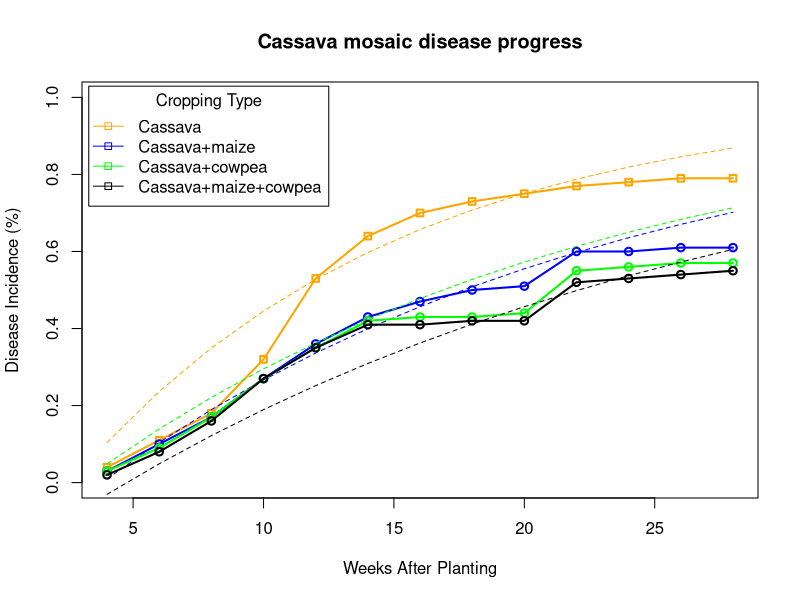
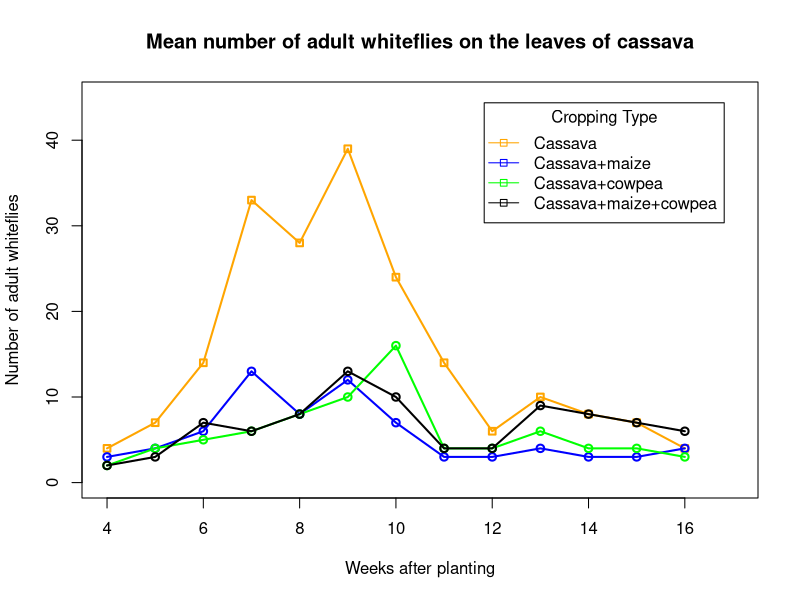
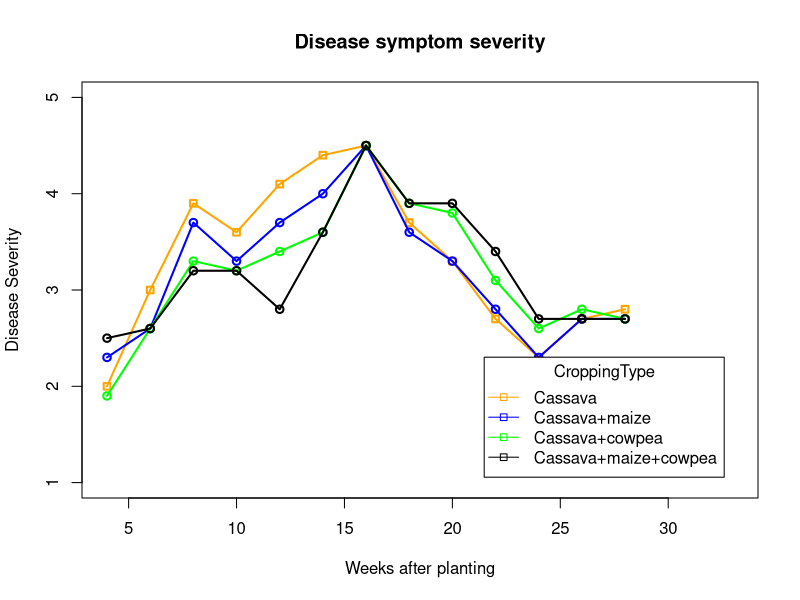

Source code (R) for these figures, in order:
#Modeling cassava mosaic disease using growth curves.

#Cassava mosaic disease

## Load data into vector
weeksAfterPlantingM <- c(  4,  6,  8, 10, 12, 14, 16,
                          18, 20, 22, 24, 26, 28);
diseaseIncidenceForCassavaM <- c(0.04, 0.11, 0.18, 0.32, 0.53,
                                 0.64, 0.70, 0.73, 0.75, 0.77,
                                 0.78, 0.79, 0.79);
diseaseIncidenceForCassavaAndMaizeM <-
                               c(0.03, 0.10, 0.17, 0.27, 0.36,
                                 0.43, 0.47, 0.50, 0.51, 0.60,
                                 0.60, 0.61, 0.61);
diseaseIncidenceForCassavaAndCowpeaM <-
                               c(0.03, 0.09, 0.17, 0.27, 0.35,
                                 0.42, 0.43, 0.43, 0.44, 0.55,
                                 0.56, 0.5700, 0.57);
diseaseIncidenceForCassavaAndMaizeAndCowpeaM <-
                               c(0.0200, 0.08, 0.16, 0.27, 0.35,
                                 0.41, 0.41, 0.42, 0.42, 0.52,
                                 0.53, 0.54, 0.55);

## Set default values for drawing a plot
default_type = 'o';
default_pch = 22;
default_xlim = c(4, 28);
default_ylim = c(0, 1);
default_xlab = 'Weeks After Planting';
default_ylab = 'Disease Incidence (%)';
default_color1 = 'orange';
default_color2 = 'blue';
default_color3 = 'green';
default_color4 = 'black';
default_lty_for_actual_data = 1;
default_lty_for_fitted_data = 2;
default_lwd_for_actual_data = 2;
default_lwd_for_fitted_data = 1;
## Plot disease incidence (y) vs. weeks after planting
# Plot disease incidence for cassava alone
plot(
     weeksAfterPlantingM, diseaseIncidenceForCassavaM,
     type = default_type,
     pch = default_pch,
     lwd = default_lwd_for_actual_data,
     xlim = default_xlim,
     ylim = default_ylim,
     xlab = default_xlab,
     ylab = default_ylab,
     col = default_color1 
);
title(main = 'Cassava mosaic disease progress');
## Draw a fitted curve given monomolecular model
# Note: intercept and slope have been already
#    estimated by Fondong et al. (2002)
esti_intercept = -0.21; 
esti_slope = 0.08;
temp = esti_intercept + esti_slope * weeksAfterPlantingM;
yM = (exp(temp) - 1) / exp(temp);
lines(
      weeksAfterPlantingM, yM,
      col = default_color1,
      lwd = default_lwd_for_fitted_data,
      lty = default_lty_for_fitted_data);
# Plot disease incidence for cassava intercropped with maize
lines(
      weeksAfterPlantingM,
      diseaseIncidenceForCassavaAndMaizeM,
      type = default_type,
      lwd = default_lwd_for_actual_data,
      col = default_color2
      );
# Draw a fitted curve given monomolecular model
esti_intercept = -0.19; 
esti_slope = 0.05;
temp = esti_intercept + esti_slope * weeksAfterPlantingM;
yM = (exp(temp) - 1) / exp(temp);
lines(
      weeksAfterPlantingM, yM,
      col = default_color2,
      lwd = default_lwd_for_fitted_data,
      lty = default_lty_for_fitted_data
);
# Plot disease incidence for cassava intercropped with cowpea
lines(
      weeksAfterPlantingM,
      diseaseIncidenceForCassavaAndCowpeaM,
      type = default_type,
      col = default_color3,
      lwd = default_lwd_for_actual_data
);
# Draw a fitted curve given monomolecular model
esti_intercept = -0.15; 
esti_slope = 0.05;
temp = esti_intercept + esti_slope * weeksAfterPlantingM;
yM = (exp(temp) - 1) / exp(temp);
lines(
      weeksAfterPlantingM, yM,
      col = default_color3,
      lwd = default_lwd_for_fitted_data,
      lty = default_lty_for_fitted_data
);
# Plot disease incidence for cassava intercropped
#    with maize and cowpea
lines(
      weeksAfterPlantingM,
      diseaseIncidenceForCassavaAndMaizeAndCowpeaM,
      type = default_type,
      col = default_color4,
      lwd = default_lwd_for_actual_data
);
# Draw a fitted curve given monomolecular model
esti_intercept = -0.19; 
esti_slope = 0.04;
temp = esti_intercept + esti_slope * weeksAfterPlantingM;
yM = (exp(temp) - 1) / exp(temp);
lines(
      weeksAfterPlantingM, yM,
      col = default_color4,
      lwd = default_lwd_for_fitted_data,
      lty = default_lty_for_fitted_data
);
## Add legend to the graph
legend(
      'topleft',
       c(
          'Cassava',
          'Cassava+maize',
          'Cassava+cowpea',
          'Cassava+maize+cowpea'
        ),
       pch = c(22),
       lty = 1,
       col = c('orange','blue','green','black'),
       title = 'Cropping Type',
       inset = 0.01
)





#Modeling the whitefly population over time.


## Load data into vectors
weeksAfterPlantingM <-
    c(4, 5, 6, 7, 8, 9, 10, 11, 12, 13, 14, 15, 16);
WFForCassavaM <-
    c(4, 7, 14, 33, 28, 39, 24, 14, 6, 10, 8, 7, 4);
WFForCassavaAndMaizeM <-
    c(3, 4, 6, 13, 8, 12, 7, 3, 3, 4, 3, 3, 4);
WFForCassavaAndCowpeaM <-
    c(2, 4, 5, 6, 8, 10, 16, 4, 4, 6, 4, 4, 3);
WFForCassavaAndMaizeAndCowpeaM <-
    c(2, 3, 7, 6, 8, 13, 10, 4, 4, 9, 8, 7, 6);
## Set default values for drawing a plot
default_type = 'o';
default_pch = 22;
default_xlim = c(4, 17);
default_ylim = c(0, 45);
default_xlab = 'Weeks after planting';
default_ylab = 'Number of adult whiteflies';
default_color1 = 'orange';
default_color2 = 'blue';
default_color3 = 'green';
default_color4 = 'black';
default_lty_for_actual_data = 1;
default_lty_for_fitted_data = 2;
default_lwd_for_actual_data = 2;
default_lwd_for_fitted_data = 1;
## Plot insect population vs. weeks after planting plot
# Plot insect populations for cassava alone
plot(
     weeksAfterPlantingM, WFForCassavaM,
     type = default_type,
     pch = default_pch,
     lwd = default_lwd_for_actual_data,
     xlim = default_xlim,
     ylim = default_ylim,
     xlab = default_xlab,
     ylab = default_ylab,
     col = default_color1
);
title(
   main=
     'Mean number of adult whiteflies on the leaves of cassava'
);
# Plot insect populations for cassava intercropped with maize
lines(
      weeksAfterPlantingM, WFForCassavaAndMaizeM,
      type = default_type,
      lwd = default_lwd_for_actual_data,
      col = default_color2
);
# Plot insect populations for cassava intercropped with cowpea
lines(
      weeksAfterPlantingM, WFForCassavaAndCowpeaM,
      type = default_type,
      col = default_color3,
      lwd = default_lwd_for_actual_data
);
# Plot insect populations for cassava intercropped
#    with maize and cowpea
lines(
      weeksAfterPlantingM,
      WFForCassavaAndMaizeAndCowpeaM,
      type = default_type,
      col = default_color4,
      lwd = default_lwd_for_actual_data
);
## Add legend to the graph
legend(
      'topright',
       c(
          'Cassava',
          'Cassava+maize',
          'Cassava+cowpea',
          'Cassava+maize+cowpea'
        ),
       pch = 22,
       lty = 1,
       col = c(
         'orange',

         'blue',
         'green',
         'black'
        ),
       title = 'Cropping Type',
       inset = 0.05
)


#Intercropping effect on disease severity

## Load data into vector
weeksAfterPlantingM <-
    c(4, 6, 8, 10, 12, 14, 16, 18, 20, 22, 24, 26, 28);
diseaseSevForCassavaM <-
    c(2.0, 3.0, 3.9, 3.6, 4.1, 4.4, 4.5,
      3.7, 3.3, 2.7, 2.3, 2.7, 2.8);
diseaseSevForCassavaAndMaizeM <-
    c(2.3, 2.6, 3.7, 3.3, 3.7, 4.0, 4.5,
      3.6, 3.3, 2.8, 2.3, 2.7, 2.7);
diseaseSevForCassavaAndCowpeaM <-
    c(1.9, 2.6, 3.3, 3.2, 3.4, 3.6, 4.5,
      3.9, 3.8, 3.1, 2.6, 2.8, 2.7);
diseaseSevForCassavaAndMaizeAndCowpeaM <-
    c(2.5, 2.6, 3.2, 3.2, 2.8, 3.6, 4.5,
      3.9, 3.9, 3.4, 2.7, 2.7, 2.7);
## Set default values for drawing a plot
default_type = 'o';
default_pch = 22;
default_xlim = c(4, 33);
default_ylim = c(1.0, 5);
default_xlab = 'Weeks after planting';
default_ylab = 'Disease Severity';
default_color1 = 'orange';
default_color2 = 'blue';
default_color3 = 'green';
default_color4 = 'black';
default_lty_for_actual_data = 1;
default_lty_for_fitted_data = 2;
default_lwd_for_actual_data = 2;
default_lwd_for_fitted_data = 1;
## Plot disease severity (y) vs. weeks after planting
# Plot disease severity for cassava alone
plot(
     weeksAfterPlantingM, diseaseSevForCassavaM,
     type = default_type,
     pch = default_pch,
     lwd = default_lwd_for_actual_data,
     xlim = default_xlim,
     ylim = default_ylim,
     xlab = default_xlab,
     ylab = default_ylab,
     col = default_color1
);
title(main = 'Disease symptom severity');
# Plot disease severity for cassava intercropped
#    with maize
lines(
      weeksAfterPlantingM,
      diseaseSevForCassavaAndMaizeM,
      type = default_type,
      lwd = default_lwd_for_actual_data,
      col = default_color2
);
# Plot disease severity for cassava intercropped
#    with cowpea
lines(
      weeksAfterPlantingM,
      diseaseSevForCassavaAndCowpeaM,
      type = default_type,
      col = default_color3,
      lwd = default_lwd_for_actual_data
);
# Plot disease severity for cassava intercropped
#    with maize and cowpea
lines(
      weeksAfterPlantingM,
      diseaseSevForCassavaAndMaizeAndCowpeaM,
      type = default_type,
      col = default_color4,
      lwd = default_lwd_for_actual_data
);
## Add legend to the graph
legend(
      'bottomright',
       c(
          'Cassava',
          'Cassava+maize',
          'Cassava+cowpea',
          'Cassava+maize+cowpea'
        ),
       pch = 22,
       lty = 1,
       col = c(
          'orange',
          'blue',
          'green',
          'black'
       ),
       title = 'CroppingType',
       inset = 0.05
)

